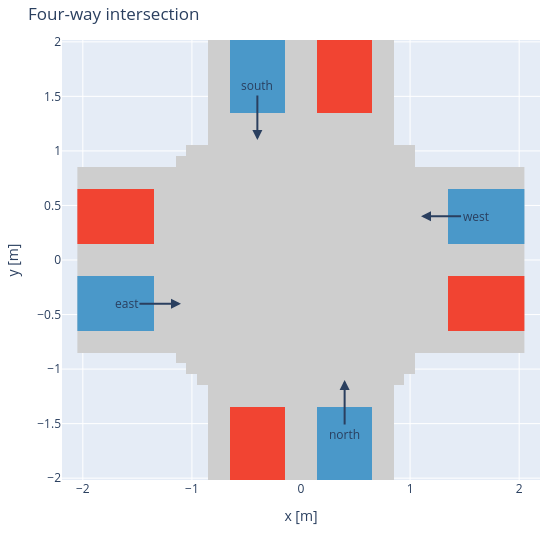

This figure's notebook cell:
### Code cell
# Roads (grey), entry zones (blue) and exit zones (red), projected over (t, h, v); arrows at the entry states.
figure = impl.plot(*((ROAD[d](impl), dict(colorscale='Greys', value=.3)) for d in MAP),
                   *((ENTRY_ZONE[d](impl), dict(colorscale='Blues', value=.6)) for d in MAP),
                   *((EXIT_ZONE[d](impl), dict(colorscale='Reds', value=.6)) for d in MAP),
                   method='bitmap', axes=('x', 'y'))
for d, (px, py, ph, _) in ENTRY.items():
    figure.add_annotation(x=px + .5*np.cos(ph), y=py + .5*np.sin(ph), ax=px, ay=py, axref='x', ayref='y',
                          text=d, arrowhead=2, arrowwidth=2)
figure.update_layout(title='Four-way intersection', width=560, height=540, showlegend=False,
                     yaxis_scaleanchor='x')
display_timeline(figure)

### Figure 1 — Plotly figure (JSON) as saved in the notebook; plotly's stock layout.template omitted (floating-point values rounded to 4 significant figures; data arrays with more than 128 entries replaced by an {"elided": "..."} marker saying what was removed)
{"data": [{"colorscale": [[0.0, "rgb(255,255,255)"], [0.125, "rgb(240,240,240)"], [0.25, "rgb(217,217,217)"], [0.375, "rgb(189,189,189)"], [0.5, "rgb(150,150,150)"], [0.625, "rgb(115,115,115)"], [0.75, "rgb(82,82,82)"], [0.875, "rgb(37,37,37)"], [1.0, "rgb(0,0,0)"]], "showscale": false, "type": "heatmap", "x": {"elided": "1681 float values"}, "y": {"elided": "1681 float values"}, "z": {"elided": "1681 float values"}, "zmax": 1, "zmin": 0}, {"colorscale": [[0.0, "rgb(255,255,255)"], [0.125, "rgb(240,240,240)"], [0.25, "rgb(217,217,217)"], [0.375, "rgb(189,189,189)"], [0.5, "rgb(150,150,150)"], [0.625, "rgb(115,115,115)"], [0.75, "rgb(82,82,82)"], [0.875, "rgb(37,37,37)"], [1.0, "rgb(0,0,0)"]], "showscale": false, "type": "heatmap", "x": {"elided": "1681 float values"}, "y": {"elided": "1681 float values"}, "z": {"elided": "1681 float values"}, "zmax": 1, "zmin": 0}, {"colorscale": [[0.0, "rgb(255,255,255)"], [0.125, "rgb(240,240,240)"], [0.25, "rgb(217,217,217)"], [0.375, "rgb(189,189,189)"], [0.5, "rgb(150,150,150)"], [0.625, "rgb(115,115,115)"], [0.75, "rgb(82,82,82)"], [0.875, "rgb(37,37,37)"], [1.0, "rgb(0,0,0)"]], "showscale": false, "type": "heatmap", "x": {"elided": "1681 float values"}, "y": {"elided": "1681 float values"}, "z": {"elided": "1681 float values"}, "zmax": 1, "zmin": 0}, {"colorscale": [[0.0, "rgb(255,255,255)"], [0.125, "rgb(240,240,240)"], [0.25, "rgb(217,217,217)"], [0.375, "rgb(189,189,189)"], [0.5, "rgb(150,150,150)"], [0.625, "rgb(115,115,115)"], [0.75, "rgb(82,82,82)"], [0.875, "rgb(37,37,37)"], [1.0, "rgb(0,0,0)"]], "showscale": false, "type": "heatmap", "x": {"elided": "1681 float values"}, "y": {"elided": "1681 float values"}, "z": {"elided": "1681 float values"}, "zmax": 1, "zmin": 0}, {"colorscale": [[0.0, "rgb(247,251,255)"], [0.125, "rgb(222,235,247)"], [0.25, "rgb(198,219,239)"], [0.375, "rgb(158,202,225)"], [0.5, "rgb(107,174,214)"], [0.625, "rgb(66,146,198)"], [0.75, "rgb(33,113,181)"], [0.875, "rgb(8,81,156)"], [1.0, "rgb(8,48,107)"]], "showscale": false, "type": "heatmap", "x": {"elided": "1681 float values"}, "y": {"elided": "1681 float values"}, "z": {"elided": "1681 float values"}, "zmax": 1, "zmin": 0}, {"colorscale": [[0.0, "rgb(247,251,255)"], [0.125, "rgb(222,235,247)"], [0.25, "rgb(198,219,239)"], [0.375, "rgb(158,202,225)"], [0.5, "rgb(107,174,214)"], [0.625, "rgb(66,146,198)"], [0.75, "rgb(33,113,181)"], [0.875, "rgb(8,81,156)"], [1.0, "rgb(8,48,107)"]], "showscale": false, "type": "heatmap", "x": {"elided": "1681 float values"}, "y": {"elided": "1681 float values"}, "z": {"elided": "1681 float values"}, "zmax": 1, "zmin": 0}, {"colorscale": [[0.0, "rgb(247,251,255)"], [0.125, "rgb(222,235,247)"], [0.25, "rgb(198,219,239)"], [0.375, "rgb(158,202,225)"], [0.5, "rgb(107,174,214)"], [0.625, "rgb(66,146,198)"], [0.75, "rgb(33,113,181)"], [0.875, "rgb(8,81,156)"], [1.0, "rgb(8,48,107)"]], "showscale": false, "type": "heatmap", "x": {"elided": "1681 float values"}, "y": {"elided": "1681 float values"}, "z": {"elided": "1681 float values"}, "zmax": 1, "zmin": 0}, {"colorscale": [[0.0, "rgb(247,251,255)"], [0.125, "rgb(222,235,247)"], [0.25, "rgb(198,219,239)"], [0.375, "rgb(158,202,225)"], [0.5, "rgb(107,174,214)"], [0.625, "rgb(66,146,198)"], [0.75, "rgb(33,113,181)"], [0.875, "rgb(8,81,156)"], [1.0, "rgb(8,48,107)"]], "showscale": false, "type": "heatmap", "x": {"elided": "1681 float values"}, "y": {"elided": "1681 float values"}, "z": {"elided": "1681 float values"}, "zmax": 1, "zmin": 0}, {"colorscale": [[0.0, "rgb(255,245,240)"], [0.125, "rgb(254,224,210)"], [0.25, "rgb(252,187,161)"], [0.375, "rgb(252,146,114)"], [0.5, "rgb(251,106,74)"], [0.625, "rgb(239,59,44)"], [0.75, "rgb(203,24,29)"], [0.875, "rgb(165,15,21)"], [1.0, "rgb(103,0,13)"]], "showscale": false, "type": "heatmap", "x": {"elided": "1681 float values"}, "y": {"elided": "1681 float values"}, "z": {"elided": "1681 float values"}, "zmax": 1, "zmin": 0}, {"colorscale": [[0.0, "rgb(255,245,240)"], [0.125, "rgb(254,224,210)"], [0.25, "rgb(252,187,161)"], [0.375, "rgb(252,146,114)"], [0.5, "rgb(251,106,74)"], [0.625, "rgb(239,59,44)"], [0.75, "rgb(203,24,29)"], [0.875, "rgb(165,15,21)"], [1.0, "rgb(103,0,13)"]], "showscale": false, "type": "heatmap", "x": {"elided": "1681 float values"}, "y": {"elided": "1681 float values"}, "z": {"elided": "1681 float values"}, "zmax": 1, "zmin": 0}, {"colorscale": [[0.0, "rgb(255,245,240)"], [0.125, "rgb(254,224,210)"], [0.25, "rgb(252,187,161)"], [0.375, "rgb(252,146,114)"], [0.5, "rgb(251,106,74)"], [0.625, "rgb(239,59,44)"], [0.75, "rgb(203,24,29)"], [0.875, "rgb(165,15,21)"], [1.0, "rgb(103,0,13)"]], "showscale": false, "type": "heatmap", "x": {"elided": "1681 float values"}, "y": {"elided": "1681 float values"}, "z": {"elided": "1681 float values"}, "zmax": 1, "zmin": 0}, {"colorscale": [[0.0, "rgb(255,245,240)"], [0.125, "rgb(254,224,210)"], [0.25, "rgb(252,187,161)"], [0.375, "rgb(252,146,114)"], [0.5, "rgb(251,106,74)"], [0.625, "rgb(239,59,44)"], [0.75, "rgb(203,24,29)"], [0.875, "rgb(165,15,21)"], [1.0, "rgb(103,0,13)"]], "showscale": false, "type": "heatmap", "x": {"elided": "1681 float values"}, "y": {"elided": "1681 float values"}, "z": {"elided": "1681 float values"}, "zmax": 1, "zmin": 0}], "layout": {"annotations": [{"arrowhead": 2, "arrowwidth": 2, "ax": -1.6, "axref": "x", "ay": -0.4, "ayref": "y", "text": "east", "x": -1.1, "y": -0.4}, {"arrowhead": 2, "arrowwidth": 2, "ax": 0.4, "axref": "x", "ay": -1.6, "ayref": "y", "text": "north", "x": 0.4, "y": -1.1}, {"arrowhead": 2, "arrowwidth": 2, "ax": 1.6, "axref": "x", "ay": 0.4, "ayref": "y", "text": "west", "x": 1.1, "y": 0.4}, {"arrowhead": 2, "arrowwidth": 2, "ax": -0.4, "axref": "x", "ay": 1.6, "ayref": "y", "text": "south", "x": -0.4, "y": 1.1}], "height": 540, "showlegend": false, "title": {"text": "Four-way intersection"}, "width": 560, "xaxis": {"range": [-2.0, 2.0], "showline": false, "showticklabels": true, "title": {"text": "x [m]"}, "zeroline": false}, "yaxis": {"range": [-2.0, 2.0], "scaleanchor": "x", "showline": false, "showticklabels": true, "title": {"text": "y [m]"}, "zeroline": false}}}
